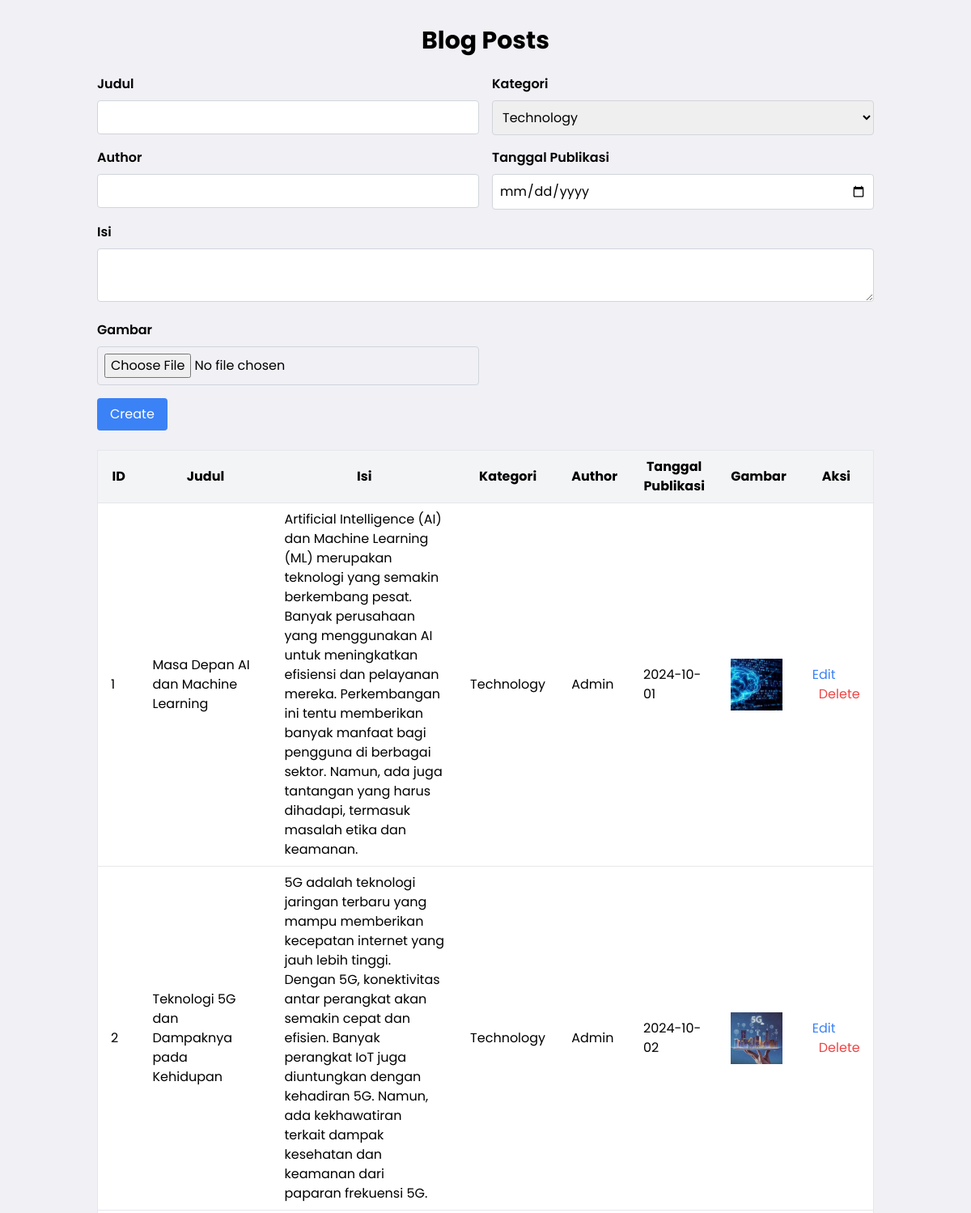
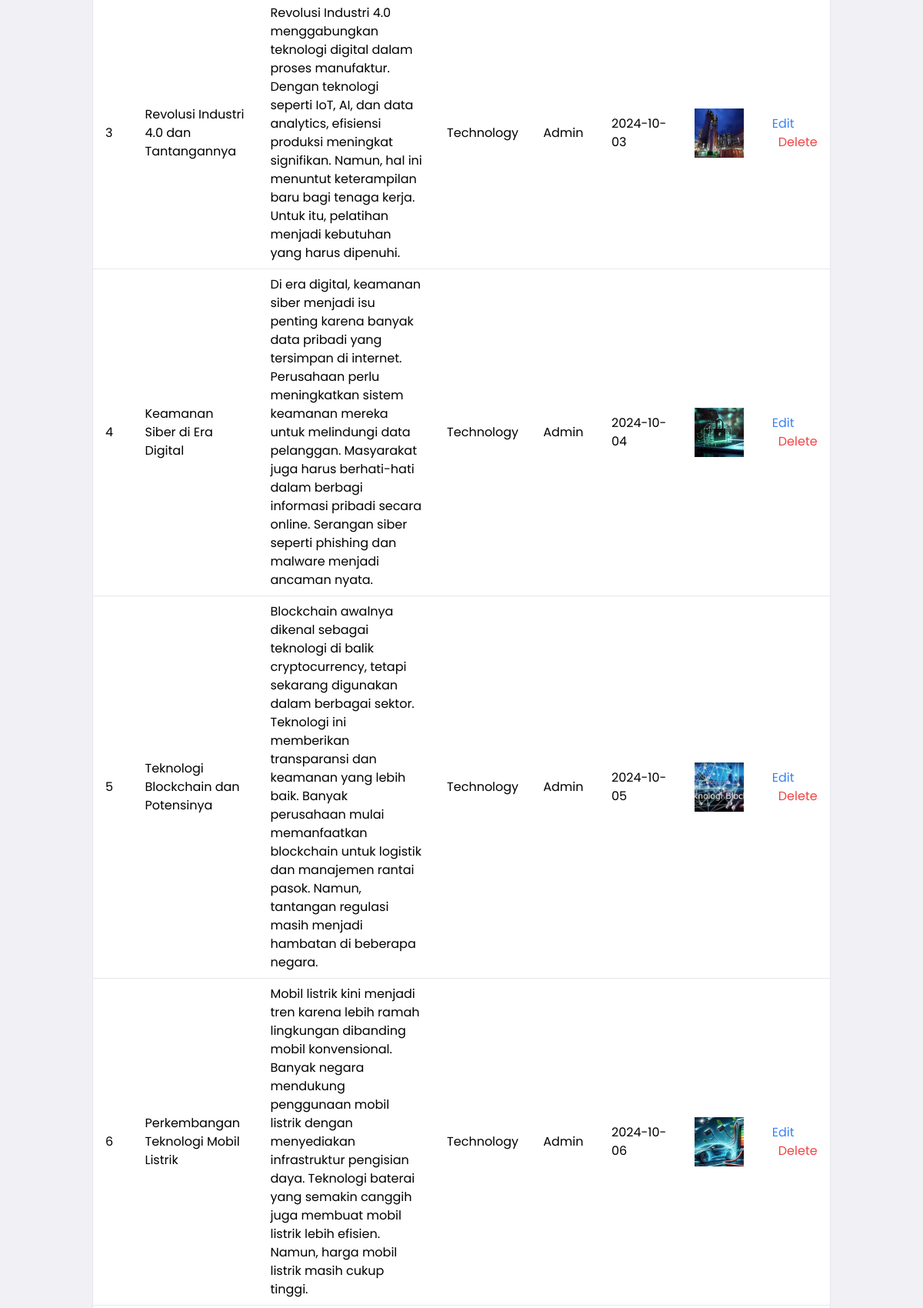
Screenshot of /crud.php (upper part) with the database file from the repository (2 pictures, top to bottom).
### tables this page shows
CREATE TABLE `posts` (
  `id` int(11) NOT NULL,
  `judul` varchar(255) NOT NULL,
  `isi` text NOT NULL,
  `kategori` enum('Technology','Lifestyle') NOT NULL,
  `author` varchar(100) NOT NULL,
  `tanggal_publikasi` date NOT NULL,
  `images` varchar(255) NOT NULL,
  `view` int(11) NOT NULL DEFAULT '0'
);

### crud.php (the view, shortened to what this page needs)
<?php
$servername = "localhost";
$username = "root";
$password = "";
$dbname = "berita";
$conn = new mysqli($servername, $username, $password, $dbname);
$id = $judul = $isi = $kategori = $author = $tanggal_publikasi = $images = '';
$result = $conn->query("SELECT * FROM posts");
?>
<!DOCTYPE html>
<html lang="en">
<head>
    <link href="https://cdn.jsdelivr.net/npm/tailwindcss@2.2.19/dist/tailwind.min.css" rel="stylesheet">
</head>
<body>
<div class="container mx-auto p-8">
    <h1 class="text-3xl font-bold text-center mb-6">Blog Posts</h1>
    <form method="post" enctype="multipart/form-data" class="mb-6">
        <div class="grid grid-cols-1 md:grid-cols-2 gap-4">
            <div>
                <label class="block font-semibold mb-2">Judul</label>
                <input type="text" name="judul" value="<?php echo $judul; ?>" required class="w-full p-2 border border-gray-300 rounded">
            </div>
            <div>
                <label class="block font-semibold mb-2">Kategori</label>
                <select name="kategori" class="w-full p-2 border border-gray-300 rounded">
                    <option value="Technology" <?php echo ($kategori == 'Technology') ? 'selected' : ''; ?>>Technology</option>
                </select>
            </div>
            <div>
                <label class="block font-semibold mb-2">Author</label>
                <input type="text" name="author" value="<?php echo $author; ?>" required class="w-full p-2 border border-gray-300 rounded">
            </div>
            <div>
                <label class="block font-semibold mb-2">Tanggal Publikasi</label>
                <input type="date" name="tanggal_publikasi" value="<?php echo $tanggal_publikasi; ?>" required class="w-full p-2 border border-gray-300 rounded">
            </div>
            <div class="col-span-2">
                <label class="block font-semibold mb-2">Isi</label>
                <textarea name="isi" required class="w-full p-2 border border-gray-300 rounded"><?php echo $isi; ?></textarea>
            </div>
            <div>
                <label class="block font-semibold mb-2">Gambar</label>
                <input type="file" name="images" accept="image/*" required class="w-full p-2 border border-gray-300 rounded">
            </div>
        </div>
        <button type="submit" name="<?php echo $id ? 'update' : 'create'; ?>" class="mt-4 bg-blue-500 text-white py-2 px-4 rounded hover:bg-blue-600">
            <?php echo $id ? 'Update' : 'Create'; ?>
        </button>
    </form>
    <table class="min-w-full bg-white border border-gray-200">
        <thead>
            <tr class="bg-gray-100">
                <th class="py-2 px-4 border-b">ID</th>
                <th class="py-2 px-4 border-b">Judul</th>
                <th class="py-2 px-4 border-b">Isi</th>
                <th class="py-2 px-4 border-b">Kategori</th>
                <th class="py-2 px-4 border-b">Author</th>
                <th class="py-2 px-4 border-b">Tanggal Publikasi</th>
                <th class="py-2 px-4 border-b">Gambar</th>
                <th class="py-2 px-4 border-b">Aksi</th>
            </tr>
        </thead>
        <tbody>
            <?php while ($row = $result->fetch_assoc()): ?>
                <tr>
                    <td class="py-2 px-4 border-b"><?php echo $row['id']; ?></td>
                    <td class="py-2 px-4 border-b"><?php echo $row['judul']; ?></td>
                    <td class="py-2 px-4 border-b"><?php echo $row['isi']; ?></td>
                    <td class="py-2 px-4 border-b"><?php echo $row['kategori']; ?></td>
                    <td class="py-2 px-4 border-b"><?php echo $row['author']; ?></td>
                    <td class="py-2 px-4 border-b"><?php echo $row['tanggal_publikasi']; ?></td>
                    <td class="py-2 px-4 border-b">
                        <img src="uploads/<?php echo $row['images']; ?>" alt="Image" class="w-16 h-16 object-cover">
                    </td>
                    <td class="py-2 px-4 border-b">
                        <a href="?edit=<?php echo $row['id']; ?>" class="text-blue-500 hover:underline">Edit</a>
                        <a href="?delete=<?php echo $row['id']; ?>" class="text-red-500 hover:underline ml-2" onclick="return confirm('Are you sure you want to delete this post?');">Delete</a>
                    </td>
                </tr>
            <?php endwhile; ?>
        </tbody>
    </table>
</div>
</body>
</html>

### crud.php (style rules this page uses)
body { font-family: 'Poppins', sans-serif; background-color: #f0f0f5; }

### rows the page displays
posts: id "1", judul "Masa Depan AI dan Machine Learning", isi "Artificial Intelligence (AI) dan Machine Learning (ML) merupakan teknologi yang semakin berkembang pesat. Banyak perusahaan yang menggunakan AI untuk meningkatkan efisiensi dan pelayanan mereka. Perkembangan ini tentu memberikan banyak manfaat bagi pengguna di berbagai sektor. Namun, ada juga tantangan yang harus dihadapi, termasuk masalah etika dan keamanan.", kategori "Technology", author "Admin", tanggal_publikasi "2024-10-01", images (picture)
posts: id "2", judul "Teknologi 5G dan Dampaknya pada Kehidupan", isi "5G adalah teknologi jaringan terbaru yang mampu memberikan kecepatan internet yang jauh lebih tinggi. Dengan 5G, konektivitas antar perangkat akan semakin cepat dan efisien. Banyak perangkat IoT juga diuntungkan dengan kehadiran 5G. Namun, ada kekhawatiran terkait dampak kesehatan dan keamanan dari paparan frekuensi 5G.", kategori "Technology", author "Admin", tanggal_publikasi "2024-10-02", images (picture)
posts: id "3", judul "Revolusi Industri 4.0 dan Tantangannya", isi "Revolusi Industri 4.0 menggabungkan teknologi digital dalam proses manufaktur. Dengan teknologi seperti IoT, AI, dan data analytics, efisiensi produksi meningkat signifikan. Namun, hal ini menuntut keterampilan baru bagi tenaga kerja. Untuk itu, pelatihan menjadi kebutuhan yang harus dipenuhi.", kategori "Technology", author "Admin", tanggal_publikasi "2024-10-03", images (picture)
posts: id "4", judul "Keamanan Siber di Era Digital", isi "Di era digital, keamanan siber menjadi isu penting karena banyak data pribadi yang tersimpan di internet. Perusahaan perlu meningkatkan sistem keamanan mereka untuk melindungi data pelanggan. Masyarakat juga harus berhati-hati dalam berbagi informasi pribadi secara online. Serangan siber seperti phishing dan malware menjadi ancaman nyata.", kategori "Technology", author "Admin", tanggal_publikasi "2024-10-04", images (picture)
posts: id "5", judul "Teknologi Blockchain dan Potensinya", isi "Blockchain awalnya dikenal sebagai teknologi di balik cryptocurrency, tetapi sekarang digunakan dalam berbagai sektor. Teknologi ini memberikan transparansi dan keamanan yang lebih baik. Banyak perusahaan mulai memanfaatkan blockchain untuk logistik dan manajemen rantai pasok. Namun, tantangan regulasi masih menjadi hambatan di beberapa negara.", kategori "Technology", author "Admin", tanggal_publikasi "2024-10-05", images (picture)
posts: id "6", judul "Perkembangan Teknologi Mobil Listrik", isi "Mobil listrik kini menjadi tren karena lebih ramah lingkungan dibanding mobil konvensional. Banyak negara mendukung penggunaan mobil listrik dengan menyediakan infrastruktur pengisian daya. Teknologi baterai yang semakin canggih juga membuat mobil listrik lebih efisien. Namun, harga mobil listrik masih cukup tinggi.", kategori "Technology", author "Admin", tanggal_publikasi "2024-10-06", images (picture)
